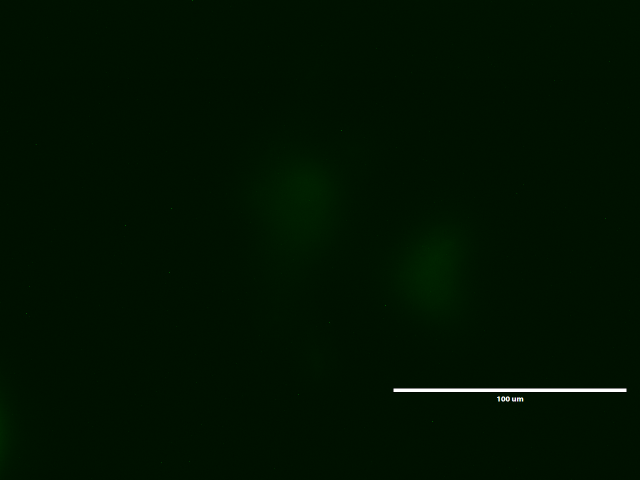
#> input picture Demo/Lab 9 Complete/Lab 9/field1_gfp_1.tif, 1280 x 960 px, found by its file name (shown at 1/2 size); its folder holds 4 pictures in this run
$ python QCMBL_Lab9_image_analysis.py
#> lines starting #> are read from the running program, lines starting #| are printed output that depends on the picture; after the words box and inside, x2 and y2 are one past the last pixel; in counts of white or black regions, pixels touching at a corner belong together
# -*- coding: utf-8 -*-

import os
import numpy
import skimage.io
import string

import matplotlib.pyplot as plt
import matplotlib.image as mpimg


image_directory = 'Lab 9'

image_files = os.listdir(image_directory)


image_channel_paths = {}

calculated_features = {}

for image_file_name in image_files:
    # Row 1 = insulin treated
    # Row 2 = untreated (negative control)
    # Row 3 = oleic acid treated (positive control)
    parsed_fn = image_file_name[:-4].split('_')
    field_id = tuple([parsed_fn[0], int(parsed_fn[2])])

    calculated_features[parsed_fn[0]] = []


    if field_id not in image_channel_paths:
        image_channel_paths[field_id] = [None,None]
    if parsed_fn[1] == 'gfp':
        image_channel_paths[field_id][0] = image_file_name
    elif parsed_fn[1] == 'dapi':
        image_channel_paths[field_id][1] = image_file_name
    else:
        1/0 # something is wrong


# load the images into numpy matrix
images = {}

for image_id in image_channel_paths:
    images[image_id] = numpy.zeros([960,1280,3])
    for i in range(2):
        #print (image_id,i)
        image_matrix = skimage.io.imread(image_directory+'/'+image_channel_paths[image_id][i])
#> image_matrix is the input picture: shape (960, 1280, 3); mean R, G, B 0.7, 18.1, 0.7
        image_matrix[image_matrix[:,:,0] > 50,:] =0
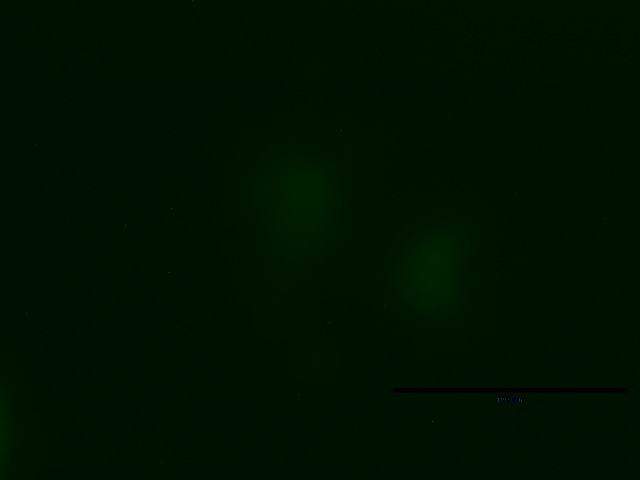
#> image_matrix: shape (960, 1280, 3) (shown at 1/2 size); 0.29% of pixels changed, all inside (x1, y1, x2, y2) = (787, 777, 1253, 803)
        channel_max=numpy.max(image_matrix[:,:,i+1])
#> channel_max = 254
        channel_min=numpy.min(image_matrix[:,:,i+1])
#> channel_min = 0
        image_matrix[:,:,i+1]=255.0*(image_matrix[:,:,i+1-channel_min])/(channel_max-channel_min)
#> image_matrix: shape (960, 1280, 3); under 0.01% of pixels changed, all inside (x1, y1, x2, y2) = (53, 1, 866, 844)
        #print(image_matrix.shape)
        # these images are of the dimension 960 x 1280 x 3 (height x width x color)

        images[image_id][:,:,i+1] = (numpy.max(image_matrix,axis=2))/255.0

    #imgplot = plt.imshow(images[image_id])
    #plt.show()

    plt.imsave("%s_%d.jpg" %(image_id[0],image_id[1]), images[image_id])
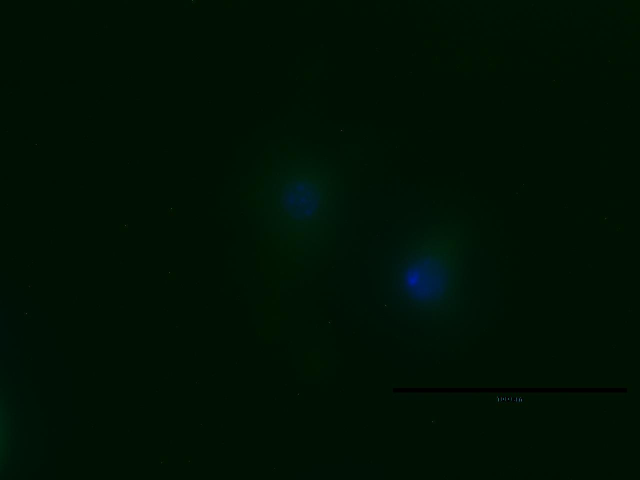
#> saved as field1_1.jpg: shape (960, 1280, 3) (shown at 1/2 size); mean R, G, B 0.1, 16.9, 4.1
#> pass 2 of the loop `for image_id in image_channel_paths:`:
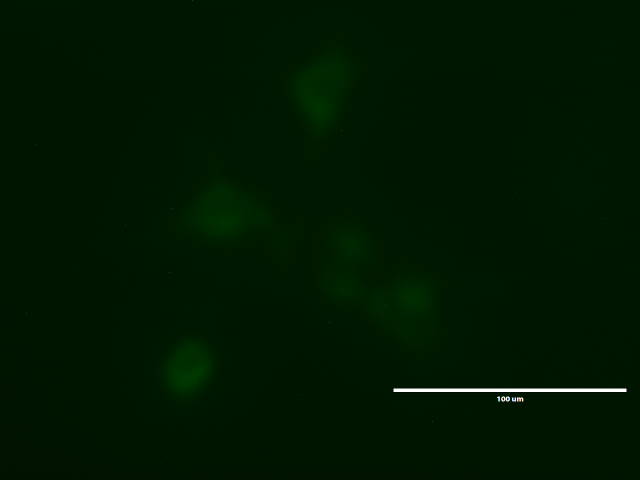
#> input picture Demo/Lab 9 Complete/Lab 9/field1_gfp_2.tif, 1280 x 960 px, found by its file name (shown at 1/2 size)
#> image_matrix is the input picture: shape (960, 1280, 3); mean R, G, B 0.7, 23.4, 0.7
#> `image_matrix[image_matrix[:,:,0] > 50,:] =0`:
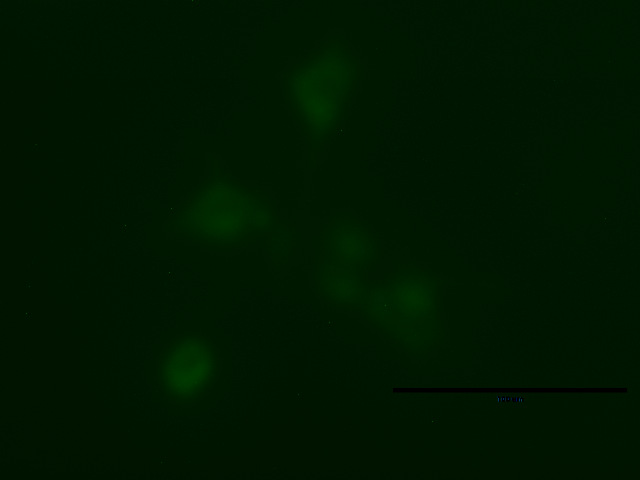
#> image_matrix: shape (960, 1280, 3) (shown at 1/2 size); 0.29% of pixels changed, all inside (x1, y1, x2, y2) = (787, 777, 1253, 803)
#> `plt.imsave("%s_%d.jpg" %(image_id[0],image_id[1]), images[image_id])`:
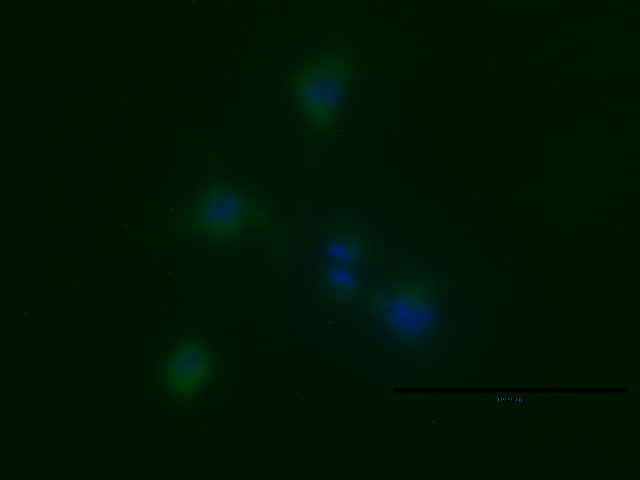
#> saved as field1_2.jpg: shape (960, 1280, 3) (shown at 1/2 size); mean R, G, B 0.2, 22.5, 3.9
    # saves RGB image


# Calculating features
for image_id in images:
    blueAve=numpy.median(images[image_id][:,:,2])
    greenAve=numpy.median(images[image_id][:,:,1])
    green_array=images[image_id][:,:,1]
    blue_array=images[image_id][:,:,2]
    bin_green=green_array>40/255
    bin_blue=blue_array>40/255
    a=numpy.mean(bin_green)
    b=numpy.mean(bin_blue)
    feature_value = images[image_id][100,1000,1]*images[image_id][800,100,2]
    #print (feature_value)
    calculated_features[image_id[0]].append(b/a)
#> this loop made 2 passes
#> (image_id, blueAve, greenAve, a, b, feature_value) on passes 1 to 2: (('field1', 1), 0.00784, 0.0667, 0.000212, 0.00537, 0.000784), (('field1', 2), 0.00784, 0.0863, 0.0108, 0.0112, 0.000354)
#> pass 1, `green_array=images[image_id][:,:,1]`:
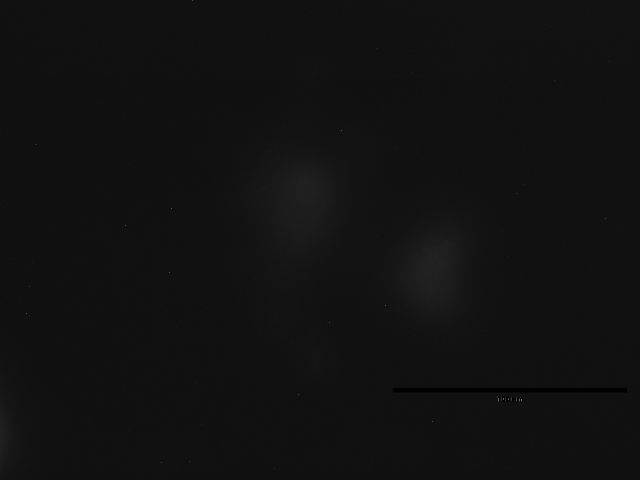
#> green_array: shape (960, 1280) float64 (shown at 1/2 size); min 0, max 1, mean 0.068
#> pass 1, `bin_blue=blue_array>40/255`:
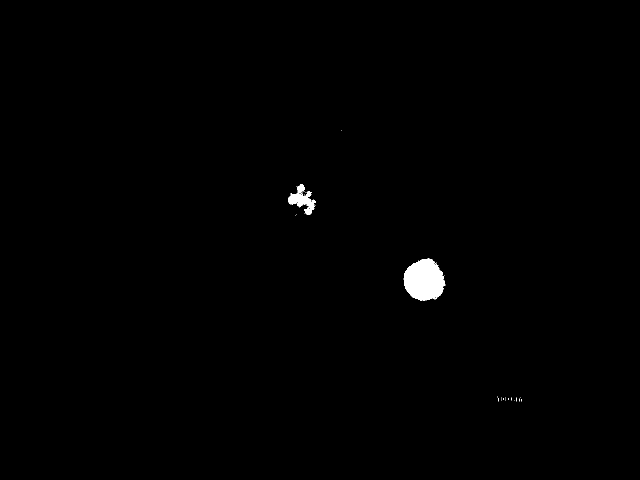
#> bin_blue: shape (960, 1280) bool (shown at 1/2 size); 0.54% white; 32 white regions (30 under 20 px), largest, box (x1, y1, x2, y2) and area: (807, 517, 891, 602) 5179, (576, 368, 632, 430) 1350
#> after the loop:
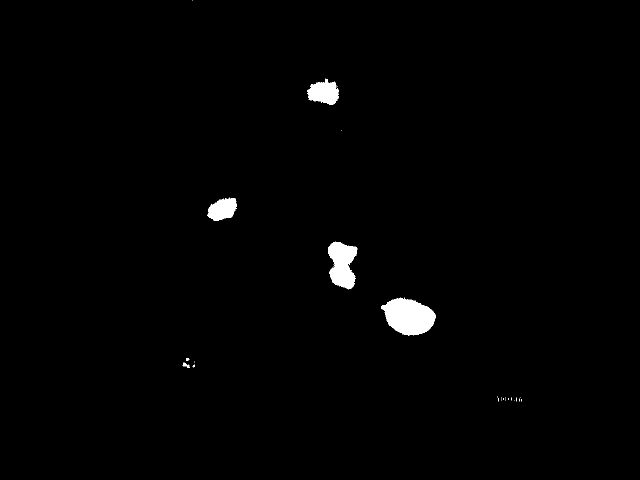
#> bin_blue: shape (960, 1280) bool (shown at 1/2 size); 1.1% white; 36 white regions (30 under 20 px), largest, box (x1, y1, x2, y2) and area: (763, 595, 871, 671) 5689, (656, 483, 715, 579) 3788, (614, 157, 678, 210) 2190, (415, 395, 474, 442) 1885, (365, 725, 379, 736) 57, (372, 716, 379, 722) 27
#> after the loop:
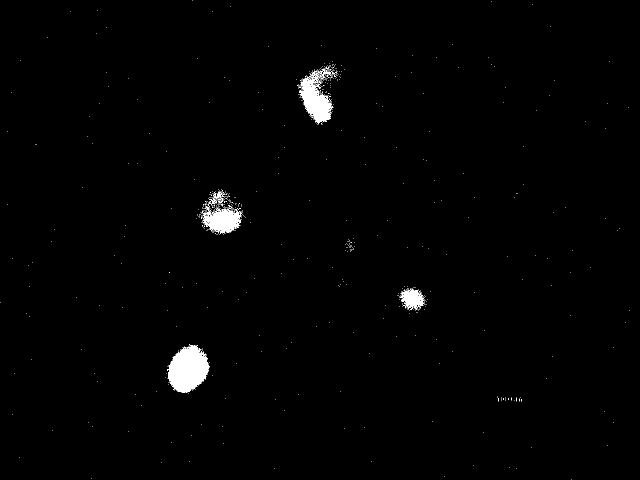
#> bin_green: shape (960, 1280) bool (shown at 1/2 size); 1.1% white; 682 white regions (675 under 20 px), largest, box (x1, y1, x2, y2) and area: (335, 690, 420, 786) 5308, (598, 137, 667, 248) 3297, (405, 415, 484, 468) 2274

#print (calculated_features)

#> (the run stopped early here; a loop or call above may not have finished)
